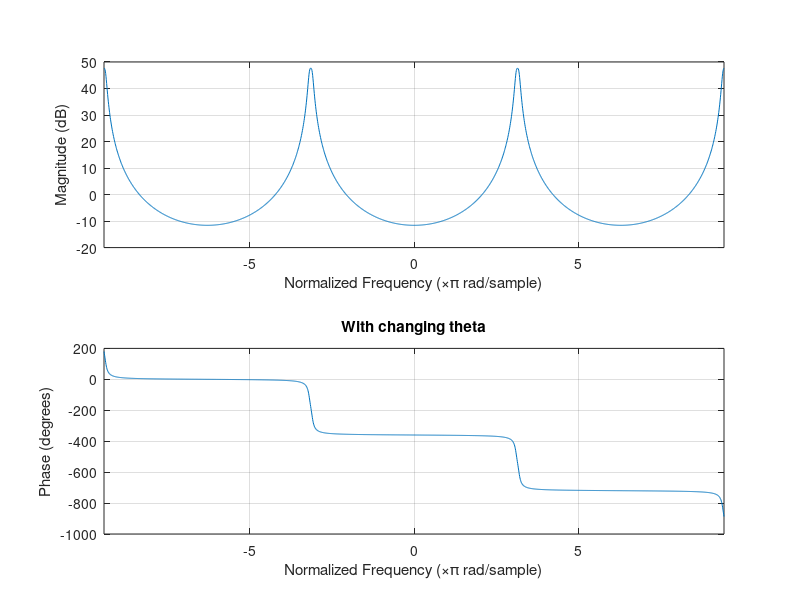

Recreate this plot in MATLAB.
b = [0 1];
r = 0.95;
theta = 0:0.1:pi;
for theta=0:0.1:pi
    a = [1 -2*r*cos(theta) r^2];
    n = -3*pi:0.01:3*pi;
    freqz(b,a,n);
    title("With changing theta");
    pause(2);

end
% as theta increases at constant r, the magnitude first increases and then
% decreases. At theta=0 the frequency response is that of a Low pass
% Filter, and at theta= pi it is that of a High Pass Filter.
